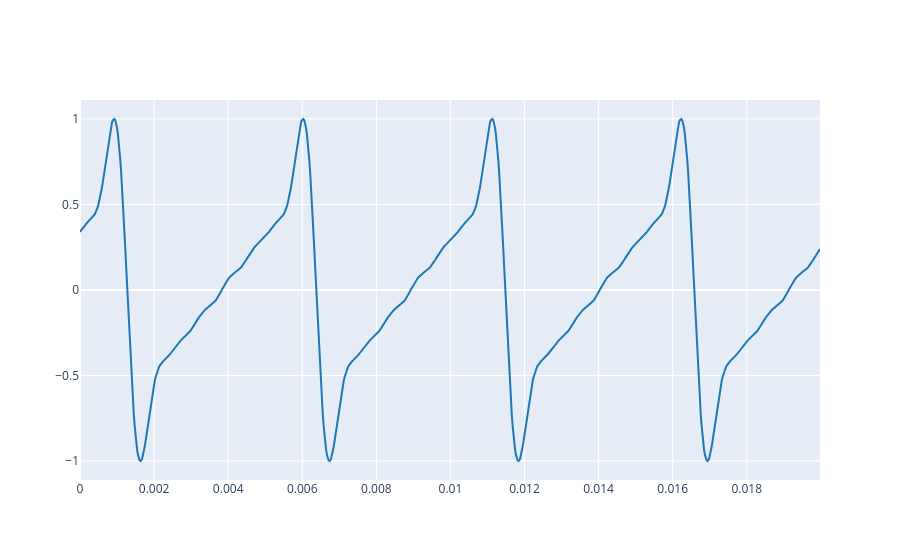

The notebook cell this image was saved under:
### Markdown cell above
## 1. Reuse the harmonic synthesis from Lab 4

We will first recreate a simple harmonic sound, then we will study how FIR filters change its shape in the time and frequency domains.

### Code cell
def synthesize(f0, phi, Ak, t):
    y = np.zeros_like(t, dtype=float)
    for k in range(1, len(Ak) + 1):
        y += Ak[k - 1] * np.cos(2 * np.pi * k * f0 * t + k * phi - (k - 1) * np.pi / 2)
    return y

reference_audio, fs = load_audio('audio/reference.wav')
t = np.arange(len(reference_audio)) / fs

weights = [0.8, 0.5, 0.4, 0.3, 0.2, 0.1, 0.05]
harmonic_signal = synthesize(196.0, 0.0, weights, t)
harmonic_signal = harmonic_signal / np.max(np.abs(harmonic_signal))

plot_signals(harmonic_signal, fs, t_start=0, t_end=0.02, name='harmonic signal')

### Figure 1 — Plotly figure (JSON) as saved in the notebook; plotly's stock layout.template omitted (floating-point values rounded to 4 significant figures; data arrays with more than 128 entries replaced by an {"elided": "..."} marker saying what was removed)
{"data": [{"line": {"color": "#1f77b4", "shape": "linear"}, "mode": "lines", "name": "harmonic signal 0", "type": "scatter", "x": {"elided": "882 float values"}, "y": {"elided": "882 float values"}}], "layout": {}}
